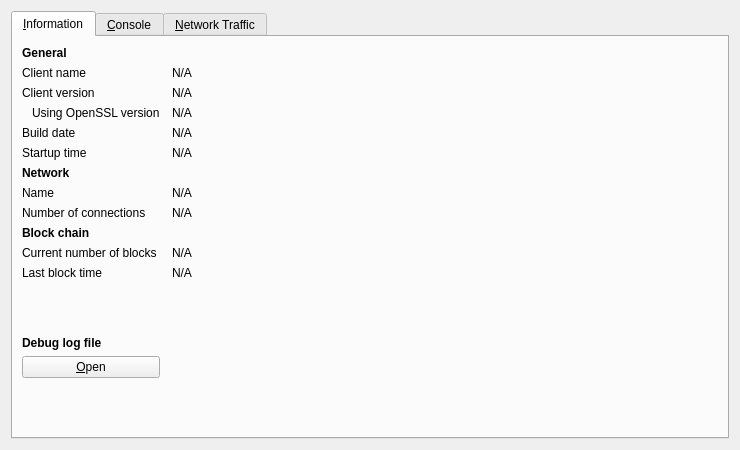
<?xml version="1.0" encoding="UTF-8"?>
<ui version="4.0">
 <class>RPCConsole</class>
 <widget class="QDialog" name="RPCConsole">
  <property name="geometry">
   <rect>
    <x>0</x>
    <y>0</y>
    <width>740</width>
    <height>450</height>
   </rect>
  </property>
  <property name="windowTitle">
   <string>Debug window</string>
  </property>
  <layout class="QVBoxLayout" name="verticalLayout_2">
   <item>
    <widget class="QTabWidget" name="tabWidget">
     <property name="currentIndex">
      <number>0</number>
     </property>
     <widget class="QWidget" name="tab_info">
      <attribute name="title">
       <string>&amp;Information</string>
      </attribute>
      <layout class="QGridLayout" name="gridLayout" columnstretch="0,1">
       <property name="horizontalSpacing">
        <number>12</number>
       </property>
       <item row="0" column="0">
        <widget class="QLabel" name="label_9">
         <property name="font">
          <font>
           <weight>75</weight>
           <bold>true</bold>
          </font>
         </property>
         <property name="text">
          <string>General</string>
         </property>
        </widget>
       </item>
       <item row="1" column="0">
        <widget class="QLabel" name="label_5">
         <property name="text">
          <string>Client name</string>
         </property>
        </widget>
       </item>
       <item row="1" column="1">
        <widget class="QLabel" name="clientName">
         <property name="cursor">
          <cursorShape>IBeamCursor</cursorShape>
         </property>
         <property name="text">
          <string>N/A</string>
         </property>
         <property name="textFormat">
          <enum>Qt::PlainText</enum>
         </property>
         <property name="textInteractionFlags">
          <set>Qt::LinksAccessibleByMouse|Qt::TextSelectableByKeyboard|Qt::TextSelectableByMouse</set>
         </property>
        </widget>
       </item>
       <item row="2" column="0">
        <widget class="QLabel" name="label_6">
         <property name="text">
          <string>Client version</string>
         </property>
        </widget>
       </item>
       <item row="2" column="1">
        <widget class="QLabel" name="clientVersion">
         <property name="cursor">
          <cursorShape>IBeamCursor</cursorShape>
         </property>
         <property name="text">
          <string>N/A</string>
         </property>
         <property name="textFormat">
          <enum>Qt::PlainText</enum>
         </property>
         <property name="textInteractionFlags">
          <set>Qt::LinksAccessibleByMouse|Qt::TextSelectableByKeyboard|Qt::TextSelectableByMouse</set>
         </property>
        </widget>
       </item>
       <item row="3" column="0">
        <widget class="QLabel" name="label_14">
         <property name="text">
          <string>Using OpenSSL version</string>
         </property>
         <property name="indent">
          <number>10</number>
         </property>
        </widget>
       </item>
       <item row="3" column="1">
        <widget class="QLabel" name="openSSLVersion">
         <property name="cursor">
          <cursorShape>IBeamCursor</cursorShape>
         </property>
         <property name="text">
          <string>N/A</string>
         </property>
         <property name="textFormat">
          <enum>Qt::PlainText</enum>
         </property>
         <property name="textInteractionFlags">
          <set>Qt::LinksAccessibleByMouse|Qt::TextSelectableByKeyboard|Qt::TextSelectableByMouse</set>
         </property>
        </widget>
       </item>
       <item row="4" column="0">
        <widget class="QLabel" name="label_12">
         <property name="text">
          <string>Build date</string>
         </property>
        </widget>
       </item>
       <item row="4" column="1">
        <widget class="QLabel" name="buildDate">
         <property name="cursor">
          <cursorShape>IBeamCursor</cursorShape>
         </property>
         <property name="text">
          <string>N/A</string>
         </property>
         <property name="textFormat">
          <enum>Qt::PlainText</enum>
         </property>
         <property name="textInteractionFlags">
          <set>Qt::LinksAccessibleByMouse|Qt::TextSelectableByKeyboard|Qt::TextSelectableByMouse</set>
         </property>
        </widget>
       </item>
       <item row="5" column="0">
        <widget class="QLabel" name="label_13">
         <property name="text">
          <string>Startup time</string>
         </property>
        </widget>
       </item>
       <item row="5" column="1">
        <widget class="QLabel" name="startupTime">
         <property name="cursor">
          <cursorShape>IBeamCursor</cursorShape>
         </property>
         <property name="text">
          <string>N/A</string>
         </property>
         <property name="textFormat">
          <enum>Qt::PlainText</enum>
         </property>
         <property name="textInteractionFlags">
          <set>Qt::LinksAccessibleByMouse|Qt::TextSelectableByKeyboard|Qt::TextSelectableByMouse</set>
         </property>
        </widget>
       </item>
       <item row="6" column="0">
        <widget class="QLabel" name="label_11">
         <property name="font">
          <font>
           <weight>75</weight>
           <bold>true</bold>
          </font>
         </property>
         <property name="text">
          <string>Network</string>
         </property>
        </widget>
       </item>
       <item row="7" column="0">
        <widget class="QLabel" name="label_8">
         <property name="text">
          <string>Name</string>
         </property>
        </widget>
       </item>
       <item row="7" column="1">
        <widget class="QLabel" name="networkName">
         <property name="cursor">
          <cursorShape>IBeamCursor</cursorShape>
         </property>
         <property name="text">
          <string>N/A</string>
         </property>
         <property name="textFormat">
          <enum>Qt::PlainText</enum>
         </property>
         <property name="textInteractionFlags">
          <set>Qt::LinksAccessibleByMouse|Qt::TextSelectableByKeyboard|Qt::TextSelectableByMouse</set>
         </property>
        </widget>
       </item>
       <item row="8" column="0">
        <widget class="QLabel" name="label_7">
         <property name="text">
          <string>Number of connections</string>
         </property>
        </widget>
       </item>
       <item row="8" column="1">
        <widget class="QLabel" name="numberOfConnections">
         <property name="cursor">
          <cursorShape>IBeamCursor</cursorShape>
         </property>
         <property name="text">
          <string>N/A</string>
         </property>
         <property name="textFormat">
          <enum>Qt::PlainText</enum>
         </property>
         <property name="textInteractionFlags">
          <set>Qt::LinksAccessibleByMouse|Qt::TextSelectableByKeyboard|Qt::TextSelectableByMouse</set>
         </property>
        </widget>
       </item>
       <item row="9" column="0">
        <widget class="QLabel" name="label_10">
         <property name="font">
          <font>
           <weight>75</weight>
           <bold>true</bold>
          </font>
         </property>
         <property name="text">
          <string>Block chain</string>
         </property>
        </widget>
       </item>
       <item row="10" column="0">
        <widget class="QLabel" name="label_3">
         <property name="text">
          <string>Current number of blocks</string>
         </property>
        </widget>
       </item>
       <item row="10" column="1">
        <widget class="QLabel" name="numberOfBlocks">
         <property name="cursor">
          <cursorShape>IBeamCursor</cursorShape>
         </property>
         <property name="text">
          <string>N/A</string>
         </property>
         <property name="textFormat">
          <enum>Qt::PlainText</enum>
         </property>
         <property name="textInteractionFlags">
          <set>Qt::LinksAccessibleByMouse|Qt::TextSelectableByKeyboard|Qt::TextSelectableByMouse</set>
         </property>
        </widget>
       </item>
       <item row="11" column="0">
        <widget class="QLabel" name="label_2">
         <property name="text">
          <string>Last block time</string>
         </property>
        </widget>
       </item>
       <item row="11" column="1">
        <widget class="QLabel" name="lastBlockTime">
         <property name="cursor">
          <cursorShape>IBeamCursor</cursorShape>
         </property>
         <property name="text">
          <string>N/A</string>
         </property>
         <property name="textFormat">
          <enum>Qt::PlainText</enum>
         </property>
         <property name="textInteractionFlags">
          <set>Qt::LinksAccessibleByMouse|Qt::TextSelectableByKeyboard|Qt::TextSelectableByMouse</set>
         </property>
        </widget>
       </item>
       <item row="12" column="0">
        <spacer name="verticalSpacer_2">
         <property name="orientation">
          <enum>Qt::Vertical</enum>
         </property>
         <property name="sizeHint" stdset="0">
          <size>
           <width>20</width>
           <height>20</height>
          </size>
         </property>
        </spacer>
       </item>
       <item row="13" column="0">
        <widget class="QLabel" name="labelDebugLogfile">
         <property name="font">
          <font>
           <weight>75</weight>
           <bold>true</bold>
          </font>
         </property>
         <property name="text">
          <string>Debug log file</string>
         </property>
        </widget>
       </item>
       <item row="14" column="0">
        <widget class="QPushButton" name="openDebugLogfileButton">
         <property name="toolTip">
          <string>Open the Zmark debug log file from the current data directory. This can take a few seconds for large log files.</string>
         </property>
         <property name="text">
          <string>&amp;Open</string>
         </property>
         <property name="autoDefault">
          <bool>false</bool>
         </property>
        </widget>
       </item>
       <item row="15" column="0">
        <spacer name="verticalSpacer">
         <property name="orientation">
          <enum>Qt::Vertical</enum>
         </property>
         <property name="sizeHint" stdset="0">
          <size>
           <width>20</width>
           <height>40</height>
          </size>
         </property>
        </spacer>
       </item>
      </layout>
     </widget>
     <widget class="QWidget" name="tab_console">
      <attribute name="title">
       <string>&amp;Console</string>
      </attribute>
      <layout class="QVBoxLayout" name="verticalLayout_3">
       <property name="spacing">
        <number>3</number>
       </property>
       <item>
        <widget class="QTextEdit" name="messagesWidget">
         <property name="minimumSize">
          <size>
           <width>0</width>
           <height>100</height>
          </size>
         </property>
         <property name="readOnly">
          <bool>true</bool>
         </property>
         <property name="tabKeyNavigation" stdset="0">
          <bool>false</bool>
         </property>
         <property name="columnCount" stdset="0">
          <number>2</number>
         </property>
        </widget>
       </item>
       <item>
        <layout class="QHBoxLayout" name="horizontalLayout">
         <property name="spacing">
          <number>3</number>
         </property>
         <item>
          <widget class="QLabel" name="label">
           <property name="text">
            <string notr="true">&gt;</string>
           </property>
          </widget>
         </item>
         <item>
          <widget class="QLineEdit" name="lineEdit"/>
         </item>
         <item>
          <widget class="QPushButton" name="clearButton">
           <property name="maximumSize">
            <size>
             <width>24</width>
             <height>24</height>
            </size>
           </property>
           <property name="toolTip">
            <string>Clear console</string>
           </property>
           <property name="text">
            <string/>
           </property>
           <property name="icon">
            <iconset resource="../zmark.qrc">
             <normaloff>:/icons/remove</normaloff>:/icons/remove</iconset>
           </property>
           <property name="shortcut">
            <string notr="true">Ctrl+L</string>
           </property>
           <property name="autoDefault">
            <bool>false</bool>
           </property>
          </widget>
         </item>
        </layout>
       </item>
      </layout>
     </widget>
     <widget class="QWidget" name="tab">
      <attribute name="title">
       <string>&amp;Network Traffic</string>
      </attribute>
      <layout class="QHBoxLayout" name="horizontalLayout_3">
       <item>
        <layout class="QVBoxLayout" name="verticalLayout_4">
         <item>
          <widget class="TrafficGraphWidget" name="trafficGraph" native="true">
           <property name="sizePolicy">
            <sizepolicy hsizetype="Expanding" vsizetype="Expanding">
             <horstretch>0</horstretch>
             <verstretch>0</verstretch>
            </sizepolicy>
           </property>
          </widget>
         </item>
         <item>
          <layout class="QHBoxLayout" name="horizontalLayout_2">
           <item>
            <widget class="QSlider" name="sldGraphRange">
             <property name="minimum">
              <number>1</number>
             </property>
             <property name="maximum">
              <number>288</number>
             </property>
             <property name="pageStep">
              <number>12</number>
             </property>
             <property name="value">
              <number>6</number>
             </property>
             <property name="orientation">
              <enum>Qt::Horizontal</enum>
             </property>
            </widget>
           </item>
           <item>
            <widget class="QLabel" name="lblGraphRange">
             <property name="minimumSize">
              <size>
               <width>100</width>
               <height>0</height>
              </size>
             </property>
             <property name="alignment">
              <set>Qt::AlignCenter</set>
             </property>
            </widget>
           </item>
           <item>
            <widget class="QPushButton" name="btnClearTrafficGraph">
             <property name="text">
              <string>&amp;Clear</string>
             </property>
            </widget>
           </item>
          </layout>
         </item>
        </layout>
       </item>
       <item>
        <layout class="QVBoxLayout" name="verticalLayout">
         <item>
          <widget class="QGroupBox" name="groupBox">
           <property name="title">
            <string>Totals</string>
           </property>
           <layout class="QVBoxLayout" name="verticalLayout_5">
            <item>
             <layout class="QHBoxLayout" name="horizontalLayout_4">
              <item>
               <widget class="Line" name="line">
                <property name="sizePolicy">
                 <sizepolicy hsizetype="Fixed" vsizetype="Fixed">
                  <horstretch>0</horstretch>
                  <verstretch>0</verstretch>
                 </sizepolicy>
                </property>
                <property name="minimumSize">
                 <size>
                  <width>10</width>
                  <height>0</height>
                 </size>
                </property>
                <property name="palette">
                 <palette>
                  <active>
                   <colorrole role="Light">
                    <brush brushstyle="SolidPattern">
                     <color alpha="255">
                      <red>0</red>
                      <green>255</green>
                      <blue>0</blue>
                     </color>
                    </brush>
                   </colorrole>
                  </active>
                  <inactive>
                   <colorrole role="Light">
                    <brush brushstyle="SolidPattern">
                     <color alpha="255">
                      <red>0</red>
                      <green>255</green>
                      <blue>0</blue>
                     </color>
                    </brush>
                   </colorrole>
                  </inactive>
                  <disabled>
                   <colorrole role="Light">
                    <brush brushstyle="SolidPattern">
                     <color alpha="255">
                      <red>0</red>
                      <green>255</green>
                      <blue>0</blue>
                     </color>
                    </brush>
                   </colorrole>
                  </disabled>
                 </palette>
                </property>
                <property name="orientation">
                 <enum>Qt::Horizontal</enum>
                </property>
               </widget>
              </item>
              <item>
               <widget class="QLabel" name="label_16">
                <property name="text">
                 <string>In:</string>
                </property>
               </widget>
              </item>
              <item>
               <widget class="QLabel" name="lblBytesIn">
                <property name="minimumSize">
                 <size>
                  <width>50</width>
                  <height>0</height>
                 </size>
                </property>
                <property name="alignment">
                 <set>Qt::AlignRight|Qt::AlignTrailing|Qt::AlignVCenter</set>
                </property>
               </widget>
              </item>
             </layout>
            </item>
            <item>
             <layout class="QHBoxLayout" name="horizontalLayout_5">
              <item>
               <widget class="Line" name="line_2">
                <property name="sizePolicy">
                 <sizepolicy hsizetype="Fixed" vsizetype="Fixed">
                  <horstretch>0</horstretch>
                  <verstretch>0</verstretch>
                 </sizepolicy>
                </property>
                <property name="minimumSize">
                 <size>
                  <width>10</width>
                  <height>0</height>
                 </size>
                </property>
                <property name="palette">
                 <palette>
                  <active>
                   <colorrole role="Light">
                    <brush brushstyle="SolidPattern">
                     <color alpha="255">
                      <red>255</red>
                      <green>0</green>
                      <blue>0</blue>
                     </color>
                    </brush>
                   </colorrole>
                  </active>
                  <inactive>
                   <colorrole role="Light">
                    <brush brushstyle="SolidPattern">
                     <color alpha="255">
                      <red>255</red>
                      <green>0</green>
                      <blue>0</blue>
                     </color>
                    </brush>
                   </colorrole>
                  </inactive>
                  <disabled>
                   <colorrole role="Light">
                    <brush brushstyle="SolidPattern">
                     <color alpha="255">
                      <red>255</red>
                      <green>0</green>
                      <blue>0</blue>
                     </color>
                    </brush>
                   </colorrole>
                  </disabled>
                 </palette>
                </property>
                <property name="orientation">
                 <enum>Qt::Horizontal</enum>
                </property>
               </widget>
              </item>
              <item>
               <widget class="QLabel" name="label_17">
                <property name="text">
                 <string>Out:</string>
                </property>
               </widget>
              </item>
              <item>
               <widget class="QLabel" name="lblBytesOut">
                <property name="minimumSize">
                 <size>
                  <width>50</width>
                  <height>0</height>
                 </size>
                </property>
                <property name="alignment">
                 <set>Qt::AlignRight|Qt::AlignTrailing|Qt::AlignVCenter</set>
                </property>
               </widget>
              </item>
             </layout>
            </item>
            <item>
             <spacer name="verticalSpacer_4">
              <property name="orientation">
               <enum>Qt::Vertical</enum>
              </property>
              <property name="sizeHint" stdset="0">
               <size>
                <width>20</width>
                <height>407</height>
               </size>
              </property>
             </spacer>
            </item>
           </layout>
          </widget>
         </item>
        </layout>
       </item>
      </layout>
     </widget>
    </widget>
   </item>
  </layout>
 </widget>
 <customwidgets>
  <customwidget>
   <class>TrafficGraphWidget</class>
   <extends>QWidget</extends>
   <header>trafficgraphwidget.h</header>
   <container>1</container>
   <slots>
    <slot>clear()</slot>
   </slots>
  </customwidget>
 </customwidgets>
 <resources>
  <include location="../zmark.qrc"/>
 </resources>
 <connections/>
</ui>
